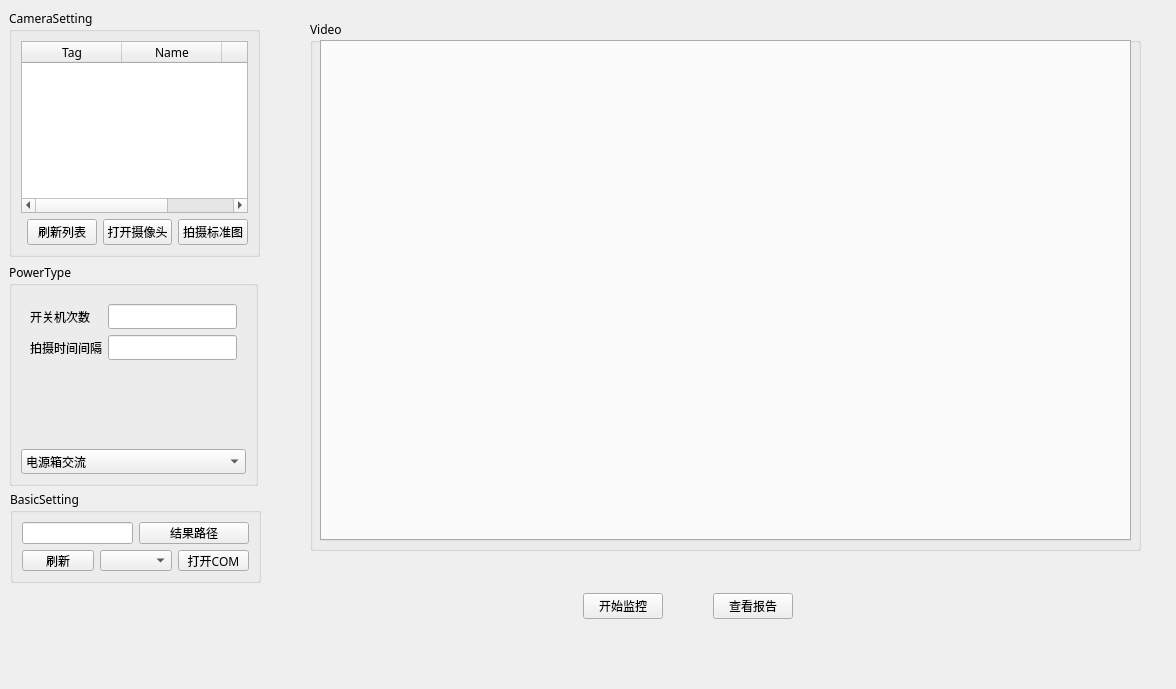
<?xml version="1.0" encoding="UTF-8"?>
<ui version="4.0">
 <class>Form</class>
 <widget class="QWidget" name="Form">
  <property name="geometry">
   <rect>
    <x>0</x>
    <y>0</y>
    <width>1176</width>
    <height>689</height>
   </rect>
  </property>
  <property name="font">
   <font>
    <family>微软雅黑</family>
   </font>
  </property>
  <property name="windowTitle">
   <string>TvSupervisory</string>
  </property>
  <property name="windowIcon">
   <iconset>
    <normaloff>../../docs/images/tv.jpg</normaloff>../../docs/images/tv.jpg</iconset>
  </property>
  <widget class="QGroupBox" name="groupBox">
   <property name="geometry">
    <rect>
     <x>9</x>
     <y>9</y>
     <width>251</width>
     <height>248</height>
    </rect>
   </property>
   <property name="title">
    <string>CameraSetting</string>
   </property>
   <layout class="QGridLayout" name="gridLayout">
    <item row="1" column="3">
     <widget class="QPushButton" name="capture_std_btn">
      <property name="text">
       <string>拍摄标准图</string>
      </property>
     </widget>
    </item>
    <item row="0" column="0" colspan="4">
     <widget class="QTableWidget" name="camera_table">
      <property name="columnCount">
       <number>3</number>
      </property>
      <column>
       <property name="text">
        <string>Tag</string>
       </property>
      </column>
      <column>
       <property name="text">
        <string>Name</string>
       </property>
      </column>
      <column>
       <property name="text">
        <string>ID</string>
       </property>
      </column>
     </widget>
    </item>
    <item row="1" column="1">
     <widget class="QPushButton" name="refresh_camera_table_btn">
      <property name="text">
       <string>刷新列表</string>
      </property>
     </widget>
    </item>
    <item row="1" column="2">
     <widget class="QPushButton" name="add_camera_btn">
      <property name="text">
       <string>打开摄像头</string>
      </property>
     </widget>
    </item>
   </layout>
  </widget>
  <widget class="QGroupBox" name="groupBox_2">
   <property name="geometry">
    <rect>
     <x>9</x>
     <y>263</y>
     <width>249</width>
     <height>223</height>
    </rect>
   </property>
   <property name="title">
    <string>PowerType</string>
   </property>
   <layout class="QGridLayout" name="gridLayout_5">
    <item row="0" column="0">
     <widget class="QStackedWidget" name="stackedWidget">
      <property name="currentIndex">
       <number>0</number>
      </property>
      <widget class="QWidget" name="power_box">
       <layout class="QFormLayout" name="formLayout">
        <item row="0" column="0">
         <widget class="QLabel" name="label">
          <property name="text">
           <string>开关机次数</string>
          </property>
         </widget>
        </item>
        <item row="0" column="1">
         <widget class="QLineEdit" name="txt_box_num"/>
        </item>
        <item row="1" column="0">
         <widget class="QLabel" name="label_2">
          <property name="text">
           <string>拍摄时间间隔</string>
          </property>
         </widget>
        </item>
        <item row="1" column="1">
         <widget class="QLineEdit" name="txt_box_interval"/>
        </item>
       </layout>
      </widget>
      <widget class="QWidget" name="direct_power">
       <layout class="QFormLayout" name="formLayout_2">
        <item row="0" column="0">
         <widget class="QLabel" name="label_3">
          <property name="text">
           <string>开关机次数</string>
          </property>
         </widget>
        </item>
        <item row="0" column="1">
         <widget class="QLineEdit" name="txt_direct_num"/>
        </item>
        <item row="1" column="0">
         <widget class="QLabel" name="label_4">
          <property name="text">
           <string>关机时间</string>
          </property>
         </widget>
        </item>
        <item row="1" column="1">
         <widget class="QLineEdit" name="txt_direct_off_time"/>
        </item>
        <item row="2" column="0">
         <widget class="QLabel" name="label_5">
          <property name="text">
           <string>电源键值</string>
          </property>
         </widget>
        </item>
        <item row="2" column="1">
         <widget class="QLineEdit" name="txt_direct_power_key"/>
        </item>
        <item row="3" column="0">
         <widget class="QLabel" name="label_6">
          <property name="text">
           <string>拍摄时间间隔</string>
          </property>
         </widget>
        </item>
        <item row="3" column="1">
         <widget class="QLineEdit" name="txt_direct_interval"/>
        </item>
       </layout>
      </widget>
      <widget class="QWidget" name="pro800_power">
       <layout class="QFormLayout" name="formLayout_3">
        <item row="0" column="0">
         <widget class="QLabel" name="label_7">
          <property name="text">
           <string>开关机次数</string>
          </property>
         </widget>
        </item>
        <item row="0" column="1">
         <widget class="QLineEdit" name="txt_cross_num"/>
        </item>
        <item row="1" column="0">
         <widget class="QLabel" name="label_8">
          <property name="text">
           <string>继电器地址</string>
          </property>
         </widget>
        </item>
        <item row="1" column="1">
         <widget class="QLineEdit" name="txt_cross_address"/>
        </item>
        <item row="2" column="0">
         <widget class="QLabel" name="label_9">
          <property name="text">
           <string>开机键值</string>
          </property>
         </widget>
        </item>
        <item row="2" column="1">
         <widget class="QLineEdit" name="txt_cross_on_key"/>
        </item>
        <item row="3" column="0">
         <widget class="QLabel" name="label_10">
          <property name="text">
           <string>关机键值</string>
          </property>
         </widget>
        </item>
        <item row="3" column="1">
         <widget class="QLineEdit" name="txt_cross_off_key"/>
        </item>
        <item row="4" column="0">
         <widget class="QLabel" name="label_21">
          <property name="text">
           <string>拍摄时间间隔</string>
          </property>
         </widget>
        </item>
        <item row="4" column="1">
         <widget class="QLineEdit" name="txt_cross_interval"/>
        </item>
       </layout>
      </widget>
     </widget>
    </item>
    <item row="1" column="0">
     <widget class="QComboBox" name="comboBox">
      <item>
       <property name="text">
        <string>电源箱交流</string>
       </property>
      </item>
      <item>
       <property name="text">
        <string>红外直流</string>
       </property>
      </item>
      <item>
       <property name="text">
        <string>PRO800交流</string>
       </property>
      </item>
     </widget>
    </item>
   </layout>
  </widget>
  <widget class="QGroupBox" name="groupBox_3">
   <property name="geometry">
    <rect>
     <x>10</x>
     <y>490</y>
     <width>251</width>
     <height>93</height>
    </rect>
   </property>
   <property name="title">
    <string>BasicSetting</string>
   </property>
   <layout class="QGridLayout" name="gridLayout_6">
    <item row="0" column="0" colspan="2">
     <widget class="QLineEdit" name="result_dir_txt"/>
    </item>
    <item row="0" column="2" colspan="2">
     <widget class="QPushButton" name="result_dir_btn">
      <property name="text">
       <string>结果路径</string>
      </property>
     </widget>
    </item>
    <item row="1" column="0">
     <widget class="QPushButton" name="refresh_port_btn">
      <property name="text">
       <string>刷新</string>
      </property>
     </widget>
    </item>
    <item row="1" column="1" colspan="2">
     <widget class="QComboBox" name="port_lists_combox"/>
    </item>
    <item row="1" column="3">
     <widget class="QPushButton" name="open_port_btn">
      <property name="text">
       <string>打开COM</string>
      </property>
     </widget>
    </item>
   </layout>
  </widget>
  <widget class="QGroupBox" name="groupBox_4">
   <property name="geometry">
    <rect>
     <x>310</x>
     <y>20</y>
     <width>831</width>
     <height>531</height>
    </rect>
   </property>
   <property name="title">
    <string>Video</string>
   </property>
   <widget class="QTabWidget" name="camera_tab">
    <property name="geometry">
     <rect>
      <x>10</x>
      <y>20</y>
      <width>811</width>
      <height>501</height>
     </rect>
    </property>
    <property name="currentIndex">
     <number>-1</number>
    </property>
   </widget>
  </widget>
  <widget class="QWidget" name="layoutWidget">
   <property name="geometry">
    <rect>
     <x>540</x>
     <y>590</y>
     <width>296</width>
     <height>32</height>
    </rect>
   </property>
   <layout class="QHBoxLayout" name="horizontalLayout_6">
    <item>
     <spacer name="horizontalSpacer_7">
      <property name="orientation">
       <enum>Qt::Horizontal</enum>
      </property>
      <property name="sizeHint" stdset="0">
       <size>
        <width>40</width>
        <height>20</height>
       </size>
      </property>
     </spacer>
    </item>
    <item>
     <widget class="QPushButton" name="start_supervision_btn">
      <property name="text">
       <string>开始监控</string>
      </property>
     </widget>
    </item>
    <item>
     <spacer name="horizontalSpacer_9">
      <property name="orientation">
       <enum>Qt::Horizontal</enum>
      </property>
      <property name="sizeHint" stdset="0">
       <size>
        <width>40</width>
        <height>20</height>
       </size>
      </property>
     </spacer>
    </item>
    <item>
     <widget class="QPushButton" name="pushButton_3">
      <property name="text">
       <string>查看报告</string>
      </property>
     </widget>
    </item>
    <item>
     <spacer name="horizontalSpacer_8">
      <property name="orientation">
       <enum>Qt::Horizontal</enum>
      </property>
      <property name="sizeHint" stdset="0">
       <size>
        <width>40</width>
        <height>20</height>
       </size>
      </property>
     </spacer>
    </item>
   </layout>
  </widget>
 </widget>
 <resources/>
 <connections>
  <connection>
   <sender>comboBox</sender>
   <signal>currentIndexChanged(int)</signal>
   <receiver>stackedWidget</receiver>
   <slot>setCurrentIndex(int)</slot>
   <hints>
    <hint type="sourcelabel">
     <x>220</x>
     <y>490</y>
    </hint>
    <hint type="destinationlabel">
     <x>219</x>
     <y>397</y>
    </hint>
   </hints>
  </connection>
 </connections>
</ui>
